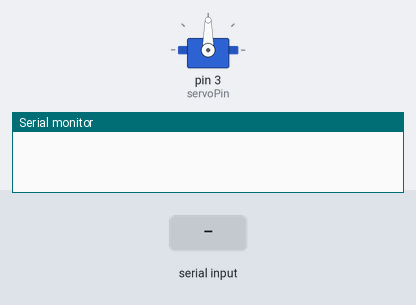
Simulated run of this sketch. Board: Arduino Uno, built with avr-gcc and run on an emulated ATmega328P. Parts: servo, the last lines printed to the serial monitor. Inputs (shaded band) come from the test bench.

Above: at 1.2 s.
1.3 s: "A" received over Serial
At 2.3 s:
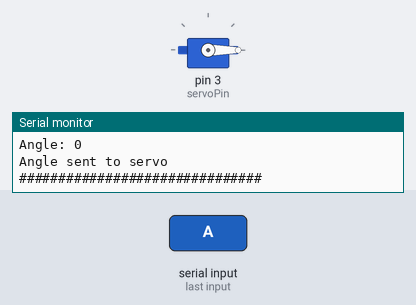
2.8 s: "1" received over Serial
Timing chart, 0 to 5.8 s (numbered marks = the images above; inputs shaded):
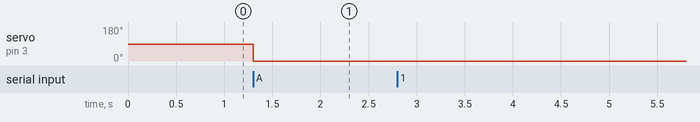

Measured:
- after the input at 1.3 s, servo on pin 3 (servoPin): 90° → 0° at once

The sketch:

angle-tester.ino
```cpp
#include <Servo.h>

int servoPin = 3;

Servo Servo1;

int incomingByte = 0;
int angle = 0;

void setup() {
  Serial.begin(9600);

  Servo1.attach(servoPin);
}

void loop() {
  if (Serial.available() > 0) {
    incomingByte = Serial.read();

    if(incomingByte != 10){
      if(incomingByte == 65){//65 = A
        Serial.print("Angle: ");
        Serial.println(angle);

        Servo1.write(angle);

        angle = 0;
        Serial.println("Angle sent to servo");
        Serial.println("###############################");
      }
      else{
        if(angle > 180){
          angle = 0;
        }
        incomingByte -= 48;
        Serial.print("I received: ");
        Serial.println(incomingByte);
        angle += incomingByte;
        Serial.print("Angle: ");
        Serial.println(angle);
        Serial.println("Press 'A' to write to servo");
        Serial.println("-------------------------------");
      }
    }
  }
}
```
